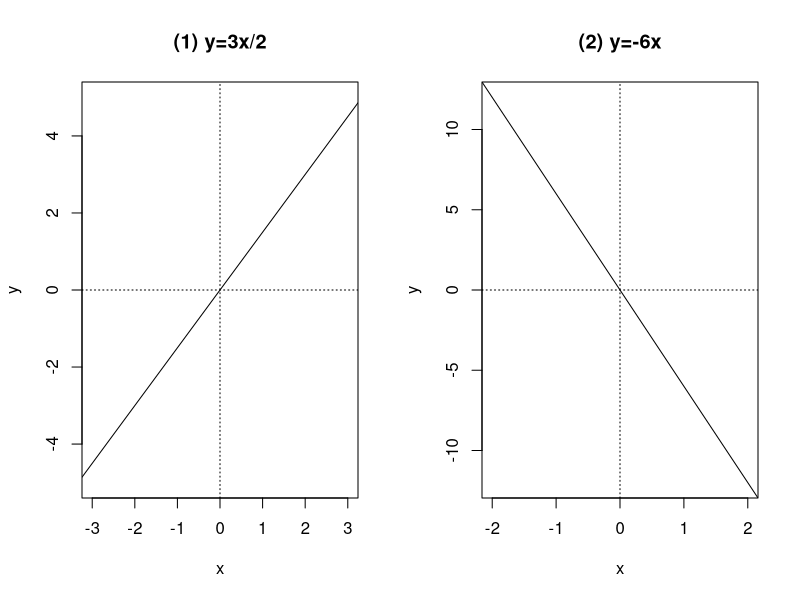

This chart was generated by the following R code: (Note: this script raises an error after producing the figure.)
setwd("C:/Users/18904/Github/junior-mathematics/codes")

# week113 figures

draw1 = function(){
  cairo_pdf("../figures/week113-1.pdf", width=8, height=4, family="sans")
  par(mfrow=c(1,2))
  plot(0,0,type="n",xlim=c(-3,3),ylim=c(-5,5),xlab="x",ylab="y",main="(1) y=3x/2")
  abline(h=0,v=0,lty=3); abline(a=0,b=1.5,lty=1)
  plot(0,0,type="n",xlim=c(-2,2),ylim=c(-12,12),xlab="x",ylab="y",main="(2) y=-6x")
  abline(h=0,v=0,lty=3); abline(a=0,b=-6,lty=1)
  dev.off()
  svglite::svglite("../figures/week113-1.svg", width=8, height=4)
  par(mfrow=c(1,2))
  plot(0,0,type="n",xlim=c(-3,3),ylim=c(-5,5),xlab="x",ylab="y",main="(1) y=3x/2")
  abline(h=0,v=0,lty=3); abline(a=0,b=1.5,lty=1)
  plot(0,0,type="n",xlim=c(-2,2),ylim=c(-12,12),xlab="x",ylab="y",main="(2) y=-6x")
  abline(h=0,v=0,lty=3); abline(a=0,b=-6,lty=1)
  dev.off()
}

draw2 = function(){
  cairo_pdf("../figures/week113-2.pdf", width=8, height=4, family="sans")
  par(mfrow=c(1,2))
  plot(0,0,type="n",xlim=c(-3,3),ylim=c(-3,4),xlab="x",ylab="y",main="(1)")
  abline(h=0,v=0,lty=3)
  abline(a=-1,b=1,lty=1); abline(a=0,b=1,lty=2); abline(a=1,b=1,lty=3)
  legend("topleft",c("y=x-1","y=x","y=x+1"),lty=c(1,2,3),cex=0.7)
  plot(0,0,type="n",xlim=c(-3,3),ylim=c(-4,2),xlab="x",ylab="y",main="(2)")
  abline(h=0,v=0,lty=3)
  abline(a=-1,b=-0.5,lty=1); abline(a=-1,b=-1,lty=2); abline(a=-1,b=-2,lty=3)
  dev.off()
  svglite::svglite("../figures/week113-2.svg", width=8, height=4)
  par(mfrow=c(1,2))
  plot(0,0,type="n",xlim=c(-3,3),ylim=c(-3,4),xlab="x",ylab="y",main="(1)")
  abline(h=0,v=0,lty=3)
  abline(a=-1,b=1,lty=1); abline(a=0,b=1,lty=2); abline(a=1,b=1,lty=3)
  legend("topleft",c("y=x-1","y=x","y=x+1"),lty=c(1,2,3),cex=0.7)
  plot(0,0,type="n",xlim=c(-3,3),ylim=c(-4,2),xlab="x",ylab="y",main="(2)")
  abline(h=0,v=0,lty=3)
  abline(a=-1,b=-0.5,lty=1); abline(a=-1,b=-1,lty=2); abline(a=-1,b=-2,lty=3)
  dev.off()
}

draw3 = function(){
  cairo_pdf("../figures/week113-3.pdf", width=4, height=4, family="sans")
  plot(0,0,type="n",xlim=c(0,6),ylim=c(0,550),xlab="t(h)",ylab="s(km)",main="(3)")
  abline(h=0,v=0,lty=3); abline(a=0,b=90,lty=1)
  dev.off()
  svglite::svglite("../figures/week113-3.svg", width=4, height=4)
  plot(0,0,type="n",xlim=c(0,6),ylim=c(0,550),xlab="t(h)",ylab="s(km)",main="(3)")
  abline(h=0,v=0,lty=3); abline(a=0,b=90,lty=1)
  dev.off()
}

draw4 = function(){
  cairo_pdf("../figures/week113-4.pdf", width=8, height=8, family="sans")
  par(mfrow=c(2,2))
  plot(0,0,type="n",xlim=c(-3,3),ylim=c(-13,13),xlab="x",ylab="y",main="(1) y=4x")
  abline(h=0,v=0,lty=3); abline(a=0,b=4,lty=1)
  plot(0,0,type="n",xlim=c(-3,3),ylim=c(-12,13),xlab="x",ylab="y",main="(2) y=4x+1")
  abline(h=0,v=0,lty=3); abline(a=1,b=4,lty=1)
  plot(0,0,type="n",xlim=c(-3,3),ylim=c(-12,13),xlab="x",ylab="y",main="(3) y=-4x+1")
  abline(h=0,v=0,lty=3); abline(a=1,b=-4,lty=1)
  plot(0,0,type="n",xlim=c(-3,3),ylim=c(-13,12),xlab="x",ylab="y",main="(4) y=-4x-1")
  abline(h=0,v=0,lty=3); abline(a=-1,b=-4,lty=1)
  dev.off()
  svglite::svglite("../figures/week113-4.svg", width=8, height=8)
  par(mfrow=c(2,2))
  plot(0,0,type="n",xlim=c(-3,3),ylim=c(-13,13),xlab="x",ylab="y",main="(1) y=4x")
  abline(h=0,v=0,lty=3); abline(a=0,b=4,lty=1)
  plot(0,0,type="n",xlim=c(-3,3),ylim=c(-12,13),xlab="x",ylab="y",main="(2) y=4x+1")
  abline(h=0,v=0,lty=3); abline(a=1,b=4,lty=1)
  plot(0,0,type="n",xlim=c(-3,3),ylim=c(-12,13),xlab="x",ylab="y",main="(3) y=-4x+1")
  abline(h=0,v=0,lty=3); abline(a=1,b=-4,lty=1)
  plot(0,0,type="n",xlim=c(-3,3),ylim=c(-13,12),xlab="x",ylab="y",main="(4) y=-4x-1")
  abline(h=0,v=0,lty=3); abline(a=-1,b=-4,lty=1)
  dev.off()
}

draw5 = function(){
  cairo_pdf("../figures/week113-5.pdf", width=4, height=4, family="sans")
  plot(0,0,type="n",xlim=c(-5,10),ylim=c(0,10),xlab="x",ylab="y",main="(5)")
  abline(h=0,v=0,lty=3); abline(a=7,b=-0.5,lty=1)
  points(-4,9,pch=19); points(6,4,pch=19)
  dev.off()
  svglite::svglite("../figures/week113-5.svg", width=4, height=4)
  plot(0,0,type="n",xlim=c(-5,10),ylim=c(0,10),xlab="x",ylab="y",main="(5)")
  abline(h=0,v=0,lty=3); abline(a=7,b=-0.5,lty=1)
  points(-4,9,pch=19); points(6,4,pch=19)
  dev.off()
}

draw1(); draw2(); draw3(); draw4(); draw5()
